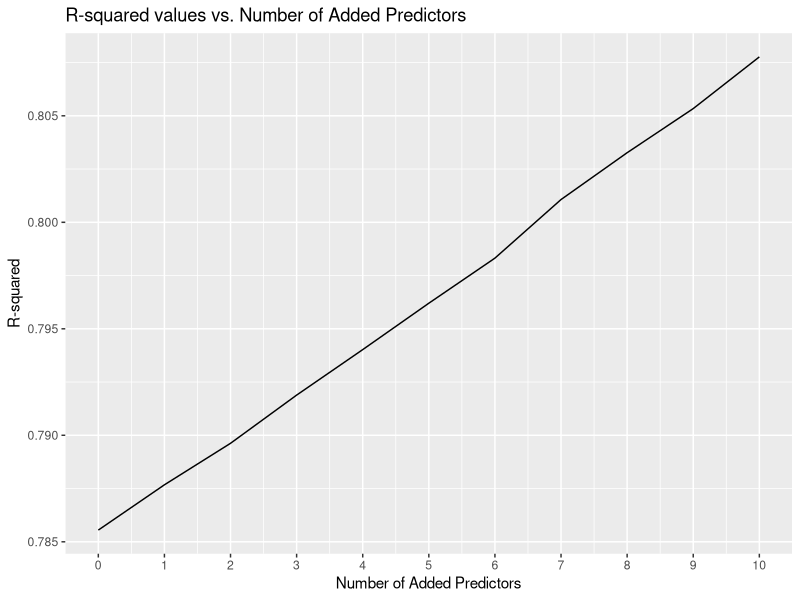
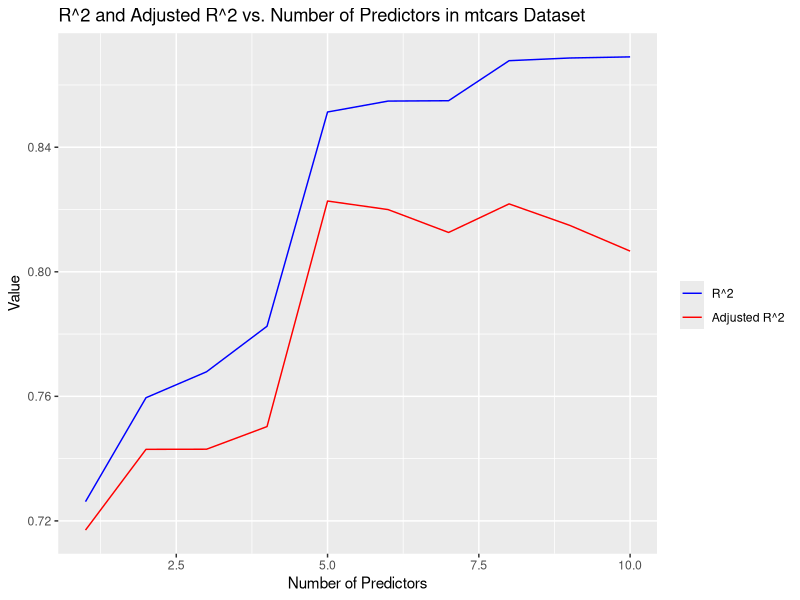

The R script that drew these images, in order:
## ---- chunk 1
knitr::opts_chunk$set(
  echo = TRUE,
  warning = FALSE, 
  message = FALSE, 
  fig.width = 5, 
  fig.height = 4, 
  out.width = "50%", 
  fig.align = "center"
)
## ---- chunk 2
simulate_R_squared_range <- function(n, p, m) {
  # Step 1: Generate original random feature matrix X and coefficients beta
  X <- matrix(rnorm(n * p), nrow = n, ncol = p)
  beta <- rnorm(p)
  y_true <- X %*% beta + rnorm(n)
  # Generate m additional predictors
  X_new <- matrix(rnorm(m * n), nrow = n, ncol = m)
  # Initialize a vector to store R^2 values
  r_squared_values <- numeric(m+1)
  
  model_extended <- lm(y_true ~ X - 1)
  r_squared_values[1] <- summary(model_extended)$r.squared
  
  for (i in 1:m) {
    # Step 2 & 3: Extend X by adding one more column from X_new at a time
    X_extended <- cbind(X, X_new[, 1:i])
    # Step 4 & 5: Fit a linear model using the extended X and y
    model_extended <- lm(y_true ~ X_extended - 1) # '- 1' to exclude intercept
    # Step 6: Calculate R^2 value for the fitted model
    r_squared_values[i+1] <- summary(model_extended)$r.squared
  }
  return(r_squared_values)
}

# Monte Carlo simulation
monte_carlo_simulation_range <- function(n, p, r, m) {
  # Replicate r times the simulation and store each set of m R^2 values
  simulations <- replicate(r, simulate_R_squared_range(n, p, m), simplify = "array")
  # Compute the mean R^2 over all simulations for each of the m values
  mean_R_squared <- apply(simulations, 1, mean)
  return(mean_R_squared)
}
## ---- chunk 3
library(tibble)
library(ggplot2)

set.seed(42)

# Create data frame of the observed R^2 w.r.t. number of predictors
df_experiment <- tibble(
  predictors = seq(0, 10, by = 1),
  r_squared_values = monte_carlo_simulation_range(100, 5, 500, 10)
)

# Plot
ggplot(df_experiment, aes(x = predictors, y = r_squared_values)) +
  geom_line() +
  labs(title = "R-squared values vs. Number of Added Predictors",
       x = "Number of Added Predictors",
       y = "R-squared"
   ) +
  scale_x_continuous(breaks = seq(0, 10, by = 1))  
## ---- chunk 4
library(tidyverse)
library(ggplot2)
library(dplyr)
library(datasets)

data(mtcars)
head(mtcars)
## ---- chunk 5
predictors <- setdiff(names(mtcars), 'mpg')
r_squares <- numeric(length(predictors))
adjusted_r_squares <- numeric(length(predictors))
  
for (i in 1:length(predictors)) {
    formula <- as.formula(paste('mpg', "~", paste(predictors[1:i], collapse = "+")))
    model <- lm(formula, data = mtcars)
    r_squares[i] <- summary(model)$r.squared
    adjusted_r_squares[i] <- summary(model)$adj.r.squared
  }
  
results <- data.frame(NumPredictors = 1:length(predictors), R2 = r_squares, AdjustedR2 = adjusted_r_squares)

# Plot the results
ggplot(results, aes(x = NumPredictors)) +
  geom_line(aes(y = R2, colour = "R^2")) +
  geom_line(aes(y = AdjustedR2, colour = "Adjusted R^2")) +
  labs(x = "Number of Predictors", y = "Value", title = "R^2 and Adjusted R^2 vs. Number of Predictors in mtcars Dataset") +
  scale_colour_manual("", 
                      breaks = c("R^2", "Adjusted R^2"),
                      values = c("R^2" = "blue", "Adjusted R^2" = "red"))
